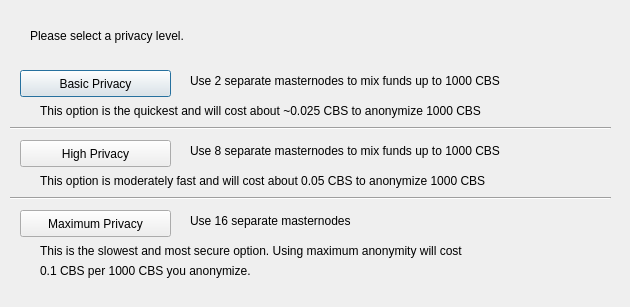
<?xml version="1.0" encoding="UTF-8"?>
<ui version="4.0">
 <class>DarksendConfig</class>
 <widget class="QDialog" name="DarksendConfig">
  <property name="geometry">
   <rect>
    <x>0</x>
    <y>0</y>
    <width>630</width>
    <height>307</height>
   </rect>
  </property>
  <property name="windowTitle">
   <string>Configure PrivateSend</string>
  </property>
  <widget class="QPushButton" name="buttonBasic">
   <property name="geometry">
    <rect>
     <x>20</x>
     <y>70</y>
     <width>151</width>
     <height>27</height>
    </rect>
   </property>
   <property name="text">
    <string>Basic Privacy</string>
   </property>
  </widget>
  <widget class="QPushButton" name="buttonHigh">
   <property name="geometry">
    <rect>
     <x>20</x>
     <y>140</y>
     <width>151</width>
     <height>27</height>
    </rect>
   </property>
   <property name="text">
    <string>High Privacy</string>
   </property>
  </widget>
  <widget class="QPushButton" name="buttonMax">
   <property name="geometry">
    <rect>
     <x>20</x>
     <y>210</y>
     <width>151</width>
     <height>27</height>
    </rect>
   </property>
   <property name="text">
    <string>Maximum Privacy</string>
   </property>
  </widget>
  <widget class="QLabel" name="label">
   <property name="geometry">
    <rect>
     <x>30</x>
     <y>20</y>
     <width>571</width>
     <height>31</height>
    </rect>
   </property>
   <property name="text">
    <string>Please select a privacy level.</string>
   </property>
  </widget>
  <widget class="QLabel" name="label_2">
   <property name="geometry">
    <rect>
     <x>190</x>
     <y>70</y>
     <width>421</width>
     <height>21</height>
    </rect>
   </property>
   <property name="text">
    <string>Use 2 separate masternodes to mix funds up to 1000 CBS</string>
   </property>
  </widget>
  <widget class="QLabel" name="label_3">
   <property name="geometry">
    <rect>
     <x>190</x>
     <y>140</y>
     <width>411</width>
     <height>21</height>
    </rect>
   </property>
   <property name="text">
    <string>Use 8 separate masternodes to mix funds up to 1000 CBS</string>
   </property>
  </widget>
  <widget class="QLabel" name="label_4">
   <property name="geometry">
    <rect>
     <x>190</x>
     <y>210</y>
     <width>421</width>
     <height>21</height>
    </rect>
   </property>
   <property name="text">
    <string>Use 16 separate masternodes</string>
   </property>
  </widget>
  <widget class="QLabel" name="label_6">
   <property name="geometry">
    <rect>
     <x>40</x>
     <y>100</y>
     <width>561</width>
     <height>21</height>
    </rect>
   </property>
   <property name="text">
    <string>This option is the quickest and will cost about ~0.025 CBS to anonymize 1000 CBS</string>
   </property>
  </widget>
  <widget class="QLabel" name="label_7">
   <property name="geometry">
    <rect>
     <x>40</x>
     <y>170</y>
     <width>561</width>
     <height>21</height>
    </rect>
   </property>
   <property name="text">
    <string>This option is moderately fast and will cost about 0.05 CBS to anonymize 1000 CBS</string>
   </property>
  </widget>
  <widget class="QLabel" name="label_8">
   <property name="geometry">
    <rect>
     <x>40</x>
     <y>240</y>
     <width>561</width>
     <height>21</height>
    </rect>
   </property>
   <property name="text">
    <string>This is the slowest and most secure option. Using maximum anonymity will cost</string>
   </property>
  </widget>
  <widget class="QLabel" name="label_9">
   <property name="geometry">
    <rect>
     <x>40</x>
     <y>260</y>
     <width>561</width>
     <height>21</height>
    </rect>
   </property>
   <property name="text">
    <string>0.1 CBS per 1000 CBS you anonymize.</string>
   </property>
  </widget>
  <widget class="Line" name="line">
   <property name="geometry">
    <rect>
     <x>10</x>
     <y>120</y>
     <width>601</width>
     <height>16</height>
    </rect>
   </property>
   <property name="orientation">
    <enum>Qt::Horizontal</enum>
   </property>
  </widget>
  <widget class="Line" name="line_2">
   <property name="geometry">
    <rect>
     <x>10</x>
     <y>190</y>
     <width>601</width>
     <height>16</height>
    </rect>
   </property>
   <property name="orientation">
    <enum>Qt::Horizontal</enum>
   </property>
  </widget>
 </widget>
 <resources/>
 <connections/>
</ui>
